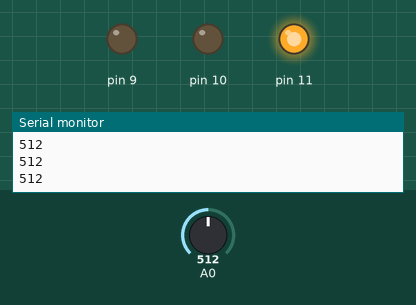
The sketch below on a simulated Arduino Uno, built with avr-gcc and run on an emulated ATmega328P. On the bench: output pins drawn as LEDs (lit = HIGH), the last lines printed to the serial monitor. Inputs (shaded band) come from the test bench; at power-on: A0 = 512.

Above: at 1.2 s.
1.3 s: A0 set to 267
2.8 s: A0 set to 234
At 3.7 s:
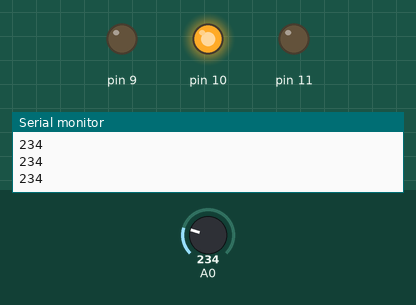
4.3 s: A0 set to 105
5.8 s: A0 set to 94
At 6.3 s:
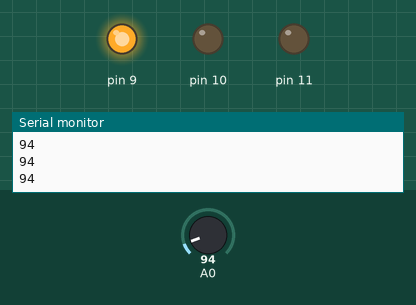
7.3 s: A0 set to 110
At 8.5 s:
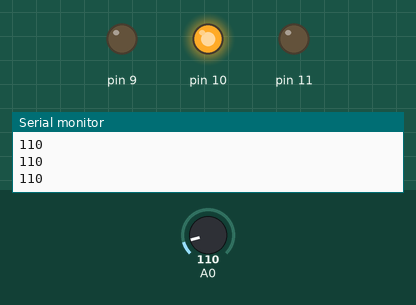
8.8 s: A0 set to 90
At 10.1 s:
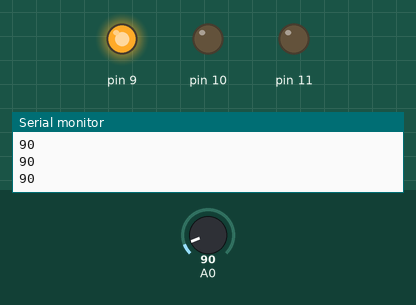
Timing chart, 0 to 11.3 s (numbered marks = the images above; inputs shaded):
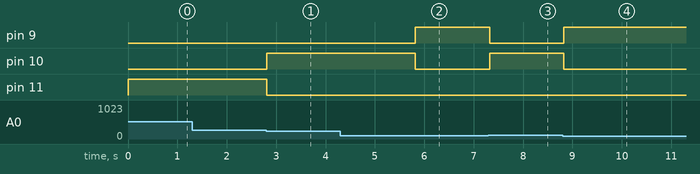

Measured:
- the behaviour switches between 250 and 249 on A0 (found by bisection; images 0 and 1)
- the behaviour switches between 100 and 99 on A0 (found by bisection; images 1 and 2)
- after the input at 2.8 s, pin 10: LOW → HIGH at once; pin 11: HIGH → LOW at once
- after the input at 5.8 s, pin 9: LOW → HIGH at once; pin 10: HIGH → LOW at once
- after the input at 7.3 s, pin 9: HIGH → LOW at once; pin 10: LOW → HIGH at once
- after the input at 8.8 s, pin 9: LOW → HIGH at once; pin 10: HIGH → LOW at once

The sketch:

A03_RGB_sensor.ino
```cpp
void setup() {
  Serial.begin(9600);
}

void loop() {
  int v = analogRead(A0);
  Serial.println(v);

  if (v < 100) {
    analogWrite(9, 255);
    analogWrite(10, 0);
    analogWrite(11, 0);
  } else if (v < 250) {
    analogWrite(9, 0);
    analogWrite(10, 255);
    analogWrite(11, 0);
  } else {
    analogWrite(9, 0);
    analogWrite(10, 0);
    analogWrite(11, 255);
  }

  delay(100);
}
```
